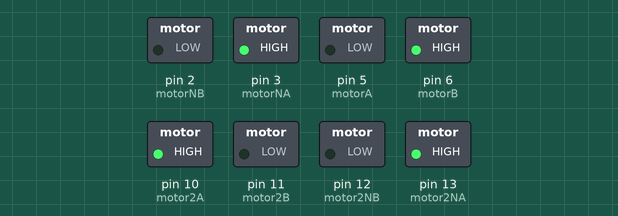
This sketch was run on a simulated Arduino Uno, built with avr-gcc and run on an emulated ATmega328P. Shown: switched loads named in the sketch (green lamp = pin HIGH). What the sketch prints to the serial monitor is not drawn.

Above: at 0.1 s.
Timing chart, 0 to 1.6 s (numbered marks = the images above):
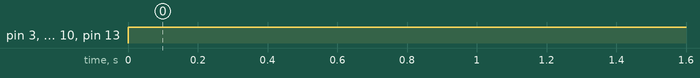

The sketch:

scalingTurningStates.ino
```cpp
#include <Encoder.h>
// attach to correct pin outs when Ultrasonic sensor is added onto frame
#define echoPin 9
#define trigPin 8

int state = 0;

int encoderA = 0;
int encoderB = 0;

int motorA = 5;
int motorB = 6;
int motorE = 0;
//variables for motor2
int encoder2A = 0;
int encoder2B = 0;
int motor2A = 10;
int motor2B = 11;
int motor2E = 0;
//variable for back motors
int motorNA = 3;
int motorNB = 2;
int motorNE = 0;
int motor2NA = 13;
int motor2NB = 12;
int motor2NE = 0;

int ultrasonicFront;

//variable for threshold distance of ultrasonic sensor readings
int setDist = 43;
int usDuration;
int usSpeed;
int usDistance;

// tilt counter variables
int tiltCounter;
int firstTilt;
int secondTilt;
unsigned long second = 0;
unsigned long timer = 0;

int tiltPin = 2;

Encoder wheelSet1(encoderA, encoderB);
Encoder wheelSet2(encoder2A, encoder2B);

void setup() {
  //set the pin modes of the motor pins and encoder pins
  pinMode(motorA, OUTPUT);
  pinMode(motorB, OUTPUT);
  pinMode(motorE, OUTPUT);
  pinMode(encoderA, INPUT);
  pinMode(encoderB, INPUT);
  pinMode(motor2A, OUTPUT);
  pinMode(motor2B, OUTPUT);
  pinMode(motor2E, OUTPUT);
  pinMode(encoder2A, INPUT);
  pinMode(encoder2B, INPUT);
  pinMode(motorNA, OUTPUT);
  pinMode(motorNB, OUTPUT);
  pinMode(motor2NA, OUTPUT);
  pinMode(motor2NB, OUTPUT);
  firstTilt = digitalRead(tiltPin);
  Serial.begin(9600);
}
void motorDriving(int speed, int motorA, int motorB, int motorE){
 //ensure speed is within bounds
  if (speed < -255){
    speed = -255;
  }
  if (speed > 255){
    speed = 255;
  }

  //sets motors to spin forward, backwards or not at all
  if(speed > 0){
    digitalWrite(motorA, HIGH);
    digitalWrite(motorB, LOW);
  }
   if(speed < 0){
    digitalWrite(motorA, LOW);
    digitalWrite(motorB, HIGH);
  }
   if(speed == 0){
    digitalWrite(motorA, LOW);
    digitalWrite(motorB, LOW);
  }

}
void movingUpward() {
  motorDriving(-255, motorA, motorB, motorE);
  motorDriving(100, motor2A, motor2B, motor2E);
  digitalWrite( motorNA, HIGH);
  digitalWrite( motorNB, LOW);
  digitalWrite( motor2NA, HIGH);
  digitalWrite( motor2NB, LOW);

}
void motorStop() {  //stops all the motors
  motorDriving(0, motorA, motorB, motorE);
  motorDriving(0, motor2A, motor2B, motor2E);
  digitalWrite(motorNA, LOW);
  digitalWrite(motorNB, LOW);
  digitalWrite(motor2NA, LOW);
  digitalWrite(motor2NB, LOW);
}
void turnRight90() {  //moves backwards while turning right when below threshold distance

  motorDriving(160, motorA, motorB, motorE);
  motorDriving(90, motor2A, motor2B, motor2E);
  digitalWrite(motorNA, LOW);
  digitalWrite(motorNB, HIGH);
  digitalWrite(motor2NA, LOW);
  digitalWrite(motor2NB, HIGH);
  // change to time it takes to turn 90 degrees
  delay(3000);
}
void ultrasonicTest() {
  digitalWrite(trigPin, LOW);
  delayMicroseconds(2);
  digitalWrite(trigPin, HIGH);
  delayMicroseconds(10);
  digitalWrite(trigPin, LOW);
  // Reads the echoPin, returns the sound wave travel time in microseconds
  usDuration = pulseIn(echoPin, HIGH);  //time
  usSpeed = 0.034;
  usDistance = usSpeed * usDuration / 2;  //distance = speed x time / 2
  Serial.println(usDistance);
}

void loop() {
  // going up stairs
  if (state == 0) {
    Serial.println("Climbing stairs!");
    movingUpward();
    //Checks to see if the current state of the tilt counter is the same as the inital state, it does this every 500 miliseconds for 2.5 seconds
    if (millis() - timer > 2500) {
      timer = millis();
    } else if (millis() - second > 500) {
      second = millis();
      if (secondTilt != firstTilt) {
        secondTilt = digitalRead(tiltPin);
        tiltCounter += 1;
      } else {
        tiltCounter = 0;
      }
    }
    if (tiltCounter >= 1) {
      state += 1;
    }
  }
  // if flat surface detected
  if (state == 1) {

    Serial.println("Robot flat! Searching for wall..");
    Serial.print("closest wall ");
    Serial.print(usDistance);
    Serial.println(" cm away!");
    digitalWrite(trigPin, LOW);
    delayMicroseconds(2);
    digitalWrite(trigPin, HIGH);
    delayMicroseconds(10);
    digitalWrite(trigPin, LOW);
    // Reads the echoPin, returns the sound wave travel time in microseconds
    usDuration = pulseIn(echoPin, HIGH);  //time
    usSpeed = 0.034;
    usDistance = usSpeed * usDuration / 2;  //distance = speed x time / 2
    Serial.print("closest wall ");
    Serial.print(usDistance);
    Serial.println(" cm away!");
    // 43cms away from wall, turn
    if (analogRead(usDistance) < setDist) {
      Serial.println("wall detected! Turning right");
      motorStop();
      turnRight90();
    }
  }
}
```

Measured:
- by itself, pin 3 (motorNA), pin 6 (motorB), pin 10 (motor2A), pin 13 (motor2NA): LOW → HIGH at 0.00 s
